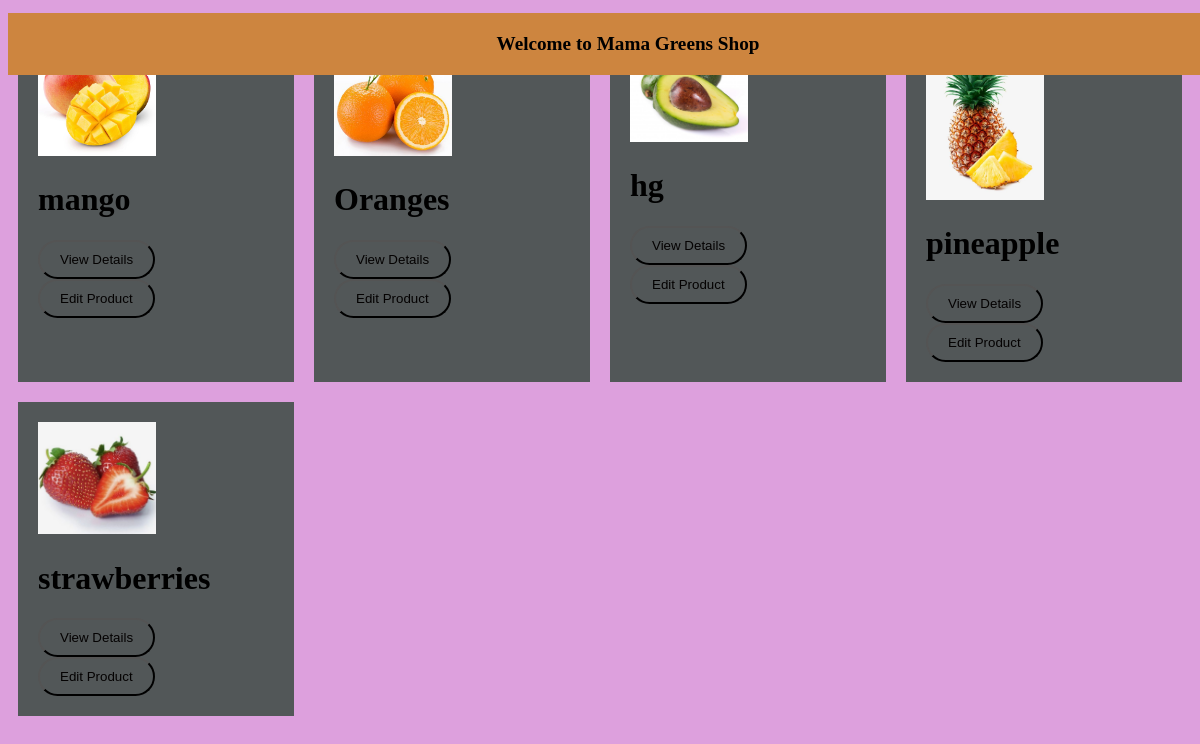
/inventory/products/list, run on an earlier commit of the app's database.
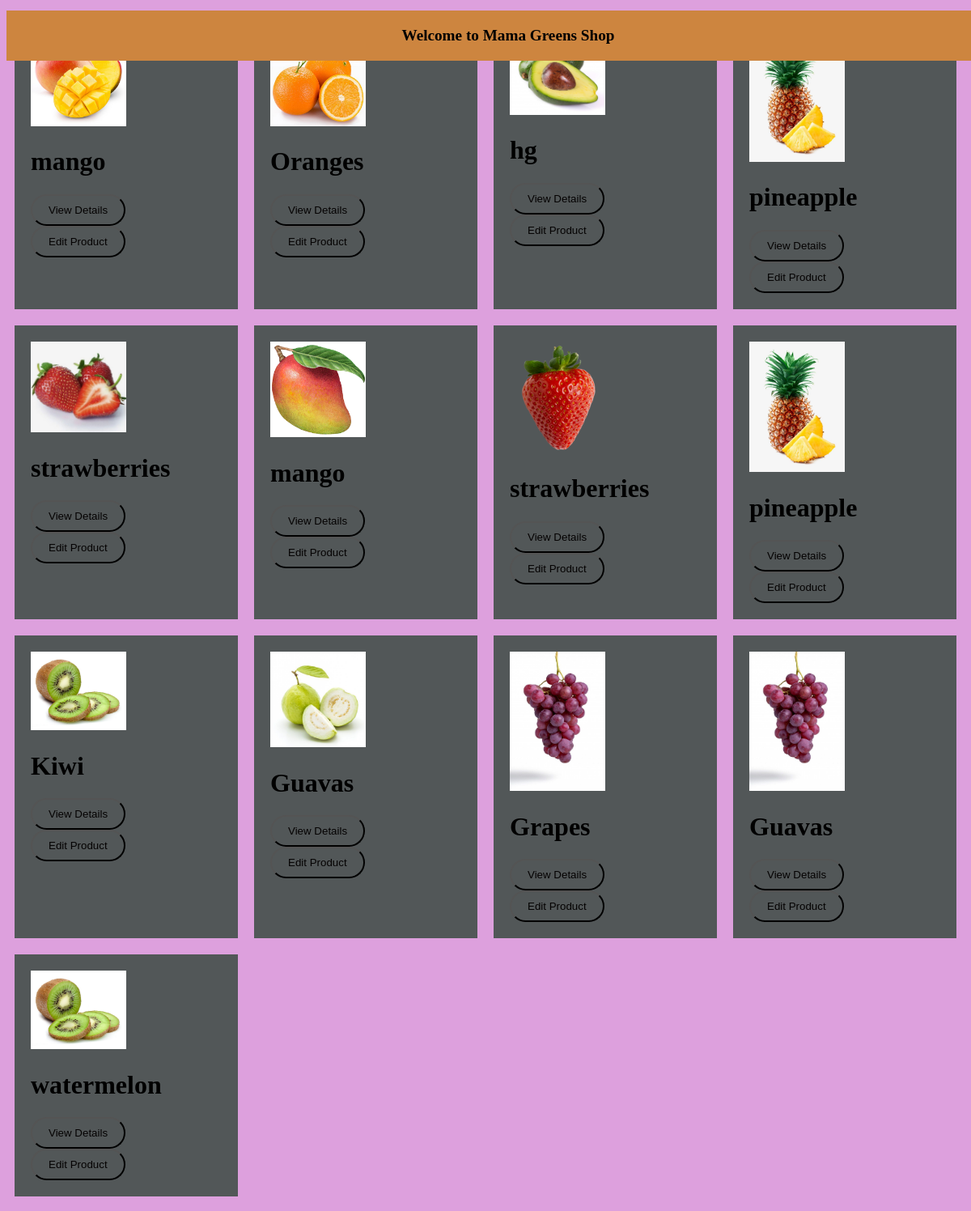
And on a later commit of the database.
### inventory/models.py (models this page shows)
class Product(models.Model):
    Vendor=models.ForeignKey(Vendor,null=True,on_delete=models.CASCADE)
    name=models.CharField(max_length=32, null=True)
    price =models.DecimalField(max_digits=8,decimal_places=2)
    description = models.TextField(max_length=255)
    image =models.ImageField(upload_to='images')
    date_created=models.DateTimeField(auto_now_add=True)
    date_updated =models.DateTimeField(auto_now=True)
    stock=models.PositiveIntegerField()

### inventory/views.py (the view)
# urls.py: path("products/list" , products_list , name="products_list"),
def products_list(request):
    products = Product.objects.all()
    return render(request,"inventory/products_list.html",{"products": products})

### templates/inventory/products_list.html (shortened to what this page needs)
<!DOCTYPE html>
<html lang="en">
<head>
</head>
<body>
   <h1 class="head">Welcome to Mama Greens Shop</h1>
     <div class="allproducts">
        {% for product in products %}
            <div class="product-container">
                <img src="{{product.image.url}}" class="img"/>
                <h1 class="product-name">{{ product.name }}</h1>
                <div class="view">
                 <a href="{% url 'product_detail' id=product.id %}"> <button class="btn">View Details</button></a>
                 <a href="{% url 'product_update' id=product.id %}"> <button class="btn">Edit Product</button></a>
                </div>
                     </div>
        {% endfor %}
    </div>
</body>
</html>

### templates/inventory/products_list.html (style rules this page uses)
body { background-color: plum; }
.allproducts { display: grid; grid-template-columns: repeat(4 ,1fr); }
.img { width: 50%; }
.view { gap: 30%; }
.product-container { background-color: rgb(82, 87, 88); gap: 5%; padding: 20px; margin: 10px; }
.btn { padding: 10px 20px; color: rgb(4, 2, 2); background-color: rgb(82, 87, 88); border-radius: 30px; }
.head { font-size: 120%; color:black; background-color: peru; text-align: center; padding: 20px; position: fixed; top: 0; width: 100%; z-index: 100; }

What changed in the data, as far as the page shows it:
added Product: image (picture), name "mango"
added Product: image (picture), name "strawberries"
added Product: image (picture), name "pineapple"
added Product: image (picture), name "Kiwi"
added Product: image (picture), name "Guavas"
added Product: image (picture), name "Grapes"
added Product: image (picture), name "Guavas"
added Product: image (picture), name "watermelon"
